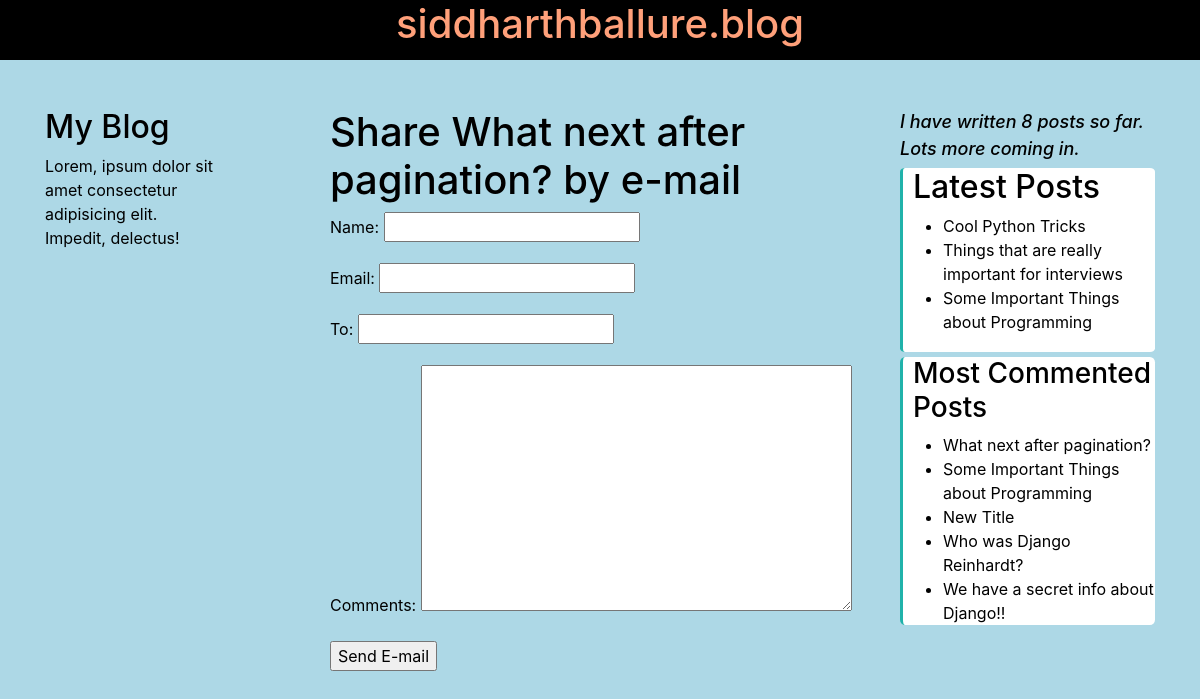
/blog/6/share/, run on an earlier commit of the app's database.
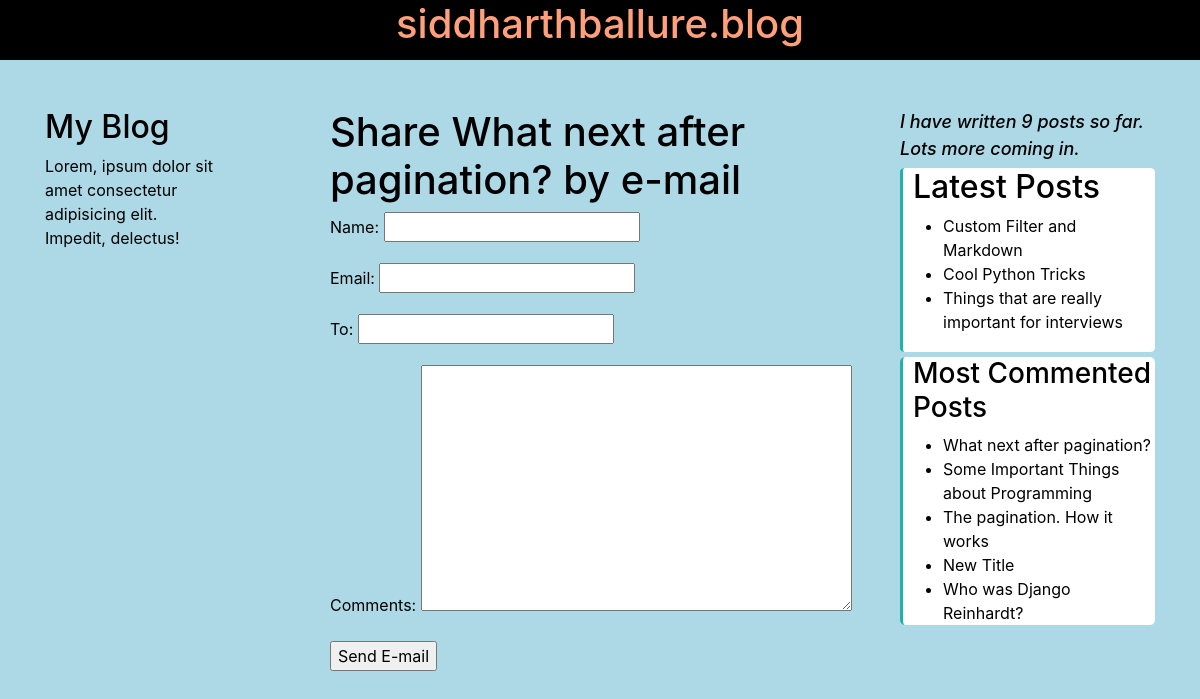
And on a later commit of the database.
### blog/models.py (models this page shows, shortened)
class Post(models.Model):
    STATUS_CHOICES = (
        ('draft', 'Draft'),
        ('published', 'Published'),
    )
    title = models.CharField(max_length=250)
    slug = models.SlugField(max_length=250,
                            unique_for_date='publish')
    author = models.ForeignKey(User,
                                on_delete=models.CASCADE,
                                related_name='blog_posts')
    body = models.TextField()
    publish = models.DateTimeField(default=timezone.now)
    created = models.DateTimeField(auto_now_add=True)
    updated = models.DateTimeField(auto_now=True)
    status = models.CharField(max_length=10,
                              choices=STATUS_CHOICES,
                              default='draft')
    objects = models.Manager() #default manager
    published = PublishedManager() #custom manager
    tags = TaggableManager()
    class Meta:
        ordering = ('-publish',)
    def get_absolute_url(self):
        return reverse('blog:post_detail',
                        args=[self.publish.year,
                              self.publish.month,
                              self.publish.day,
                              self.slug])

### blog/views.py (the view)
# urls.py: path('<int:post_id>/share/', views.post_share, name='post_share'),
def post_share(request, post_id):
    post = get_object_or_404(Post, id=post_id, status='published')
    sent = False
    if request.method == 'POST':
        form = EmailPostForm(request.POST)
        if form.is_valid():
            cd = form.cleaned_data
            post_url = request.build_absolute_uri(
                post.get_absolute_url())
            subject = f"{cd['name']} recommends you read" f'{post.title}'
            message = f"Read {post.title} at {post_url}"\
                      f"{cd['name']}\'s comments: {cd['comments']}"
            send_mail(subject, message, 'sidhrth05@gmail.com', [cd['to']])
            sent = True
    else:
        form = EmailPostForm()
    return render(request, 'blog/post/share.html', {'post':post,
                                                    'form':form,
                                                    'sent':sent})

### blog/forms.py
class EmailPostForm(forms.Form):
    name = forms.CharField(max_length=25)
    email = forms.EmailField()
    to = forms.EmailField()
    comments = forms.CharField(required=False,
                               widget=forms.Textarea)

### blog/models.py (called while the page is built)
    def get_queryset(self):
        return super(PublishedManager, self).get_queryset()\
                                            .filter(status='published')

### blog/templatetags/blog_tags.py (called while the page is built)
@register.simple_tag
def total_posts():
    return Post.published.count()

@register.inclusion_tag('blog/post/latest_posts.html')
def show_latest_posts(count=5):
    latest_posts = Post.published.order_by('-publish')[:count]
    return {'latest_posts':latest_posts}

@register.simple_tag
def get_most_commented_posts(count=5):
    return Post.published.annotate(
        total_comments = Count('comments')
    ).order_by('-total_comments')[:count]

### blog/templates/blog/post/share.html (shortened to what this page needs)
{% extends 'blog/base.html' %}
{% block content %}
    {% if sent %}
        <h1>E-mail successfully sent</h1>
        <p>
            '{{ post.title }}' was successfully sent to {{ form.cleaned_data.to }}.
        </p>
    {% else %}
        <h1>Share {{ post.title }} by e-mail</h1>
        <form method="post">
            {{ form.as_p }}
            <input type="submit" value="Send E-mail">
        </form>
    {% endif %}
{% endblock %}

### blog/templates/blog/base.html (shortened to what this page needs)
{% load blog_tags %}
{% load static %}
<!DOCTYPE html>
<html lang="en">
<head>
    <link rel="stylesheet" href="https://stackpath.bootstrapcdn.com/bootstrap/4.5.2/css/bootstrap.min.css"
>
    <link rel="stylesheet" href="{% static 'css/blog.css' %}">
</head>
<body>
        <div id='head' class='mb-5 pb-1 sticky-top'>
            <h1  class='text-center'>siddharthballure.blog</h1>
        </div>
<div class="container" >
    <div class="row">
        <div id="sidebar"  class="col-sm-2 mt-auto">
            <h2>My Blog</h2>
            <p>Lorem, ipsum dolor sit amet consectetur adipisicing elit. Impedit, delectus!</p>
        </div>
        <div id="content"  class="col col-sm-6" >
            {% block content %}
            {% endblock %}
        </div>
        <div class='col col-sm-3' id='right-sidebar'>
            <p>I have written {% total_posts %} posts so far. Lots more coming in.</p>
            <div id='latest_posts'>
                <h2>Latest Posts</h2>
                {% show_latest_posts 3 %}
            </div>
            <div id='most_commented'>
                <h3>Most Commented Posts</h3>
                {% get_most_commented_posts as most_commented_posts %}
                <ul>
                    {% for post in most_commented_posts %}
                        <li>
                            <a href="{{ post.get_absolute_url }}">
                                {{ post.title }}
                            </a>
                        </li>
                    {% endfor %}
                </ul>
            </div>
        </div>
    </div>
</div>
</body>
</html>

### blog/templates/blog/post/latest_posts.html
<ul>
    {% for post in latest_posts %}
        <li>
            <a href="{{ post.get_absolute_url }}">
                {{ post.title }}
            </a>
        </li>
    {% endfor %}
</ul>

What changed in the data, as far as the page shows it:
no longer on one of the page's lists (row unchanged): Post: title "Some Important Things about Programming"
no longer on this page (row unchanged): Post: title "We have a secret info about Django!!", shown under "Most Commented Posts"
added Post: title "Custom Filter and Markdown", shown under "Latest Posts"
now on this page (row unchanged): Post: title "The pagination. How it works", shown under "Most Commented Posts"
Also different on the page:
text no longer shown: "8"
text now shown: "9"
